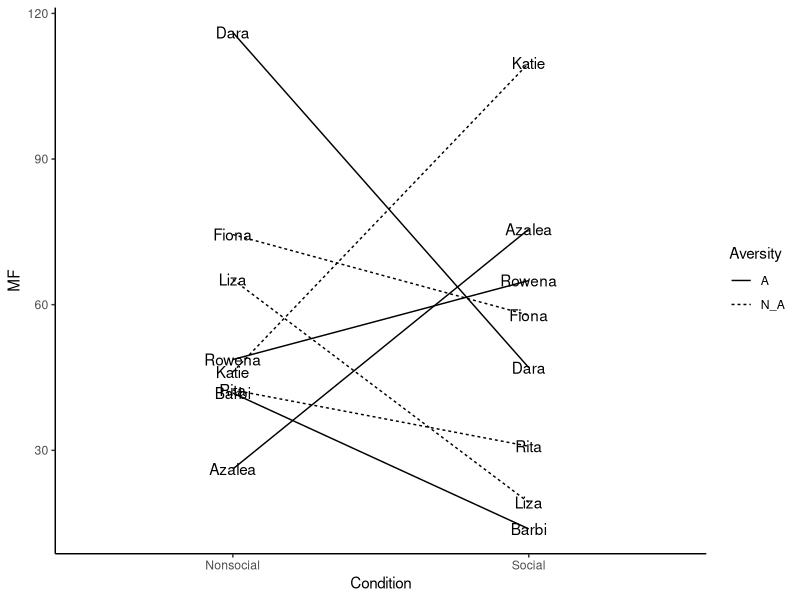
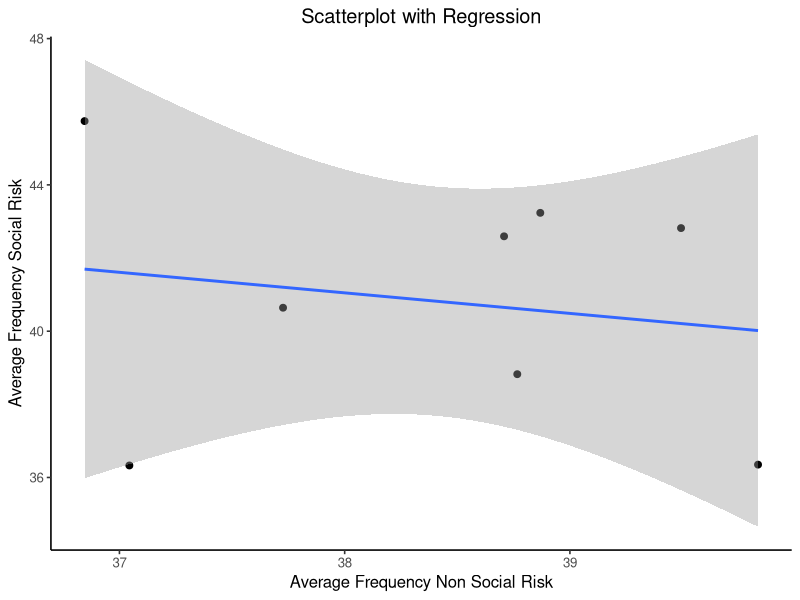
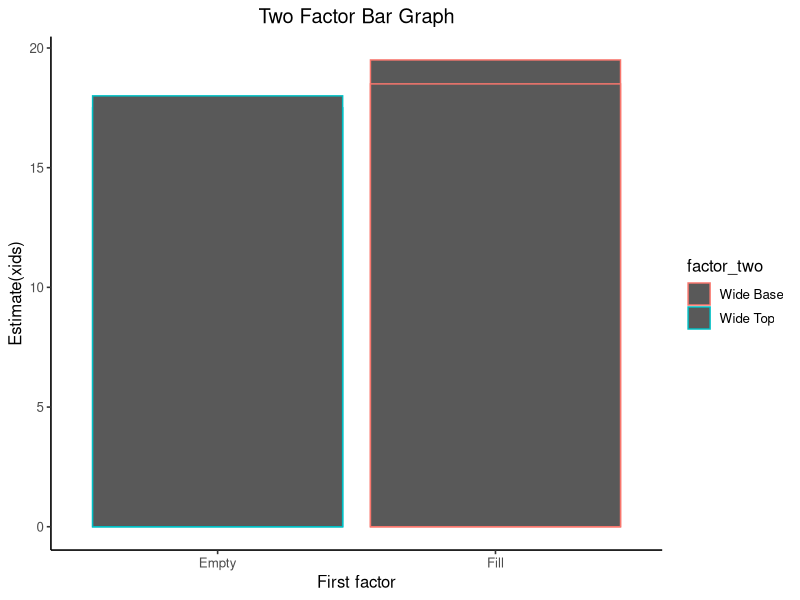
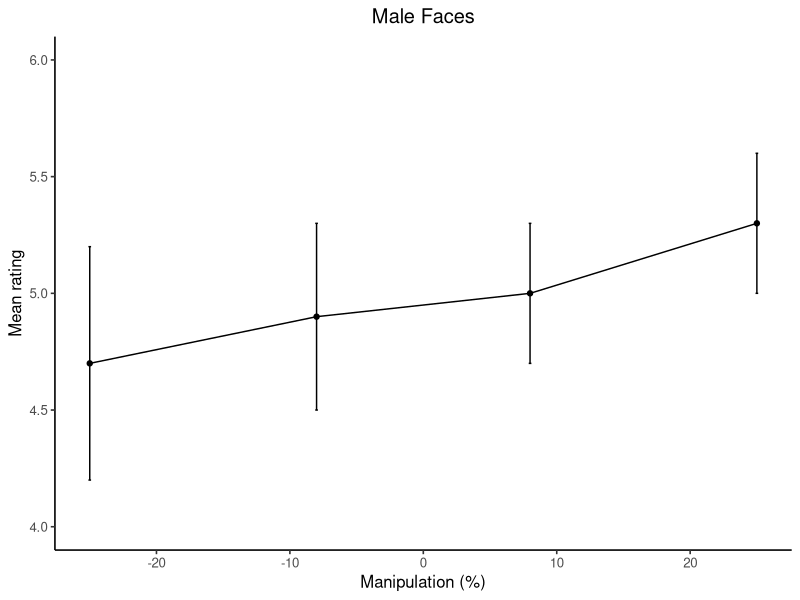
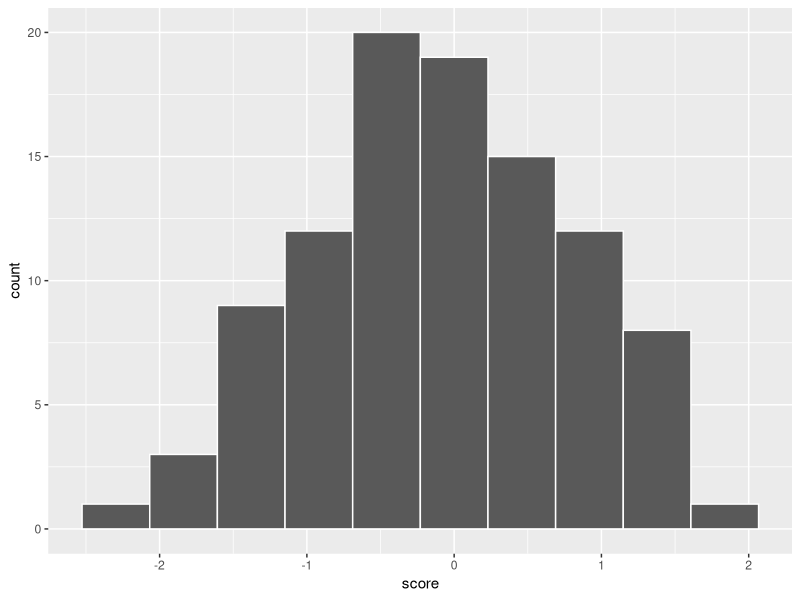

Write the R code that produced these figures, in order.
## ---- chunk 1
knitr::opts_chunk$set(message=FALSE,warning=FALSE, cache=TRUE)
## ---- chunk 2
library(ggplot2)

# add "each" to keep both copies of the names together 
Names <- rep(c("Dara","Azalea","Barbi","Rowena","Fiona","Katie","Liza","Rita"),each=2)
MF <- rnorm(16,50,25) 
Condition <-rep(c("Social","Nonsocial"),8)
# "times=" to repeat how many times you want A and N_A to be repeated 
Aversity <- rep(c("A","N_A"),times=c(8,8))
plot_df<- data.frame(Names, MF, Condition) 

ggplot(plot_df, aes(x=Condition, y=MF, group=Names,
                    linetype=Aversity))+ 
  geom_line()+
  geom_text(label=Names)+
  theme_classic()

## ---- chunk 3

AvNonRisk <- rnorm(8,40,2)
AvSocialRisk <- rnorm(8,40,2)
plot_df <- data.frame(AvNonRisk,AvSocialRisk)


ggplot(plot_df, aes(x=AvNonRisk,y=AvSocialRisk))+
  geom_point()+
  geom_point(size=2)+
  geom_smooth(method=lm)+
  
  xlab("Average Frequency Non Social Risk")+
  ylab("Average Frequency Social Risk")+
  ggtitle("Scatterplot with Regression")+
  theme_classic(base_size=12)+
  theme(plot.title = element_text(hjust = 0.5))

       
## ---- chunk 4
library(ggplot2)
#Create a dataframe
factor_one <- rep(as.factor(c("Fill","Empty")),2)
factor_two <- rep(as.factor(c("Wide Base","Wide Top")),2)
dv_means <- c(19.5,17.5,18.5,18)
plot_df <- data.frame(factor_one,
                      factor_two,
                      dv_means)
                      
ggplot(plot_df, aes(x=factor_one,y=dv_means,
                    group=factor_two,
                    color=factor_two))+
  geom_bar(stat="identity",position = "dodge")+
   xlab("First factor")+
  ylab("Estimate(xids)")+
  ggtitle("Two Factor Bar Graph")+
  theme_classic(base_size=12)+
  theme(plot.title = element_text(hjust = 0.5))


## ---- chunk 5
factor_one <-c(-25,-8,8,25)
dv_means <- c(4.7,4.9,5,5.3)
dv_SEs   <- c(.5,.4,.3,.3)
plot_df <- data.frame(factor_one,
                      dv_means,
                      dv_SEs)

                      

# basic line graph

ggplot(plot_df, aes(x=factor_one,y=dv_means, group=1))+
  geom_point()+
  geom_line()+
   geom_errorbar(aes(ymin=dv_means-dv_SEs,
                    ymax=dv_means+dv_SEs),
                width=.2)+
  coord_cartesian(ylim=c(4,6))+
  xlab("Manipulation (%)")+
  ylab("Mean rating")+
  ggtitle("Male Faces")+
  theme_classic(base_size=12)+
  theme(plot.title = element_text(hjust = 0.5))

## ---- chunk 6
score <- rnorm(100,0,1)
n <- 1:100
plot_df <- data.frame(score,n)

ggplot(plot_df, aes(x=score))+
  geom_histogram(bins=10,
                 color="white")
